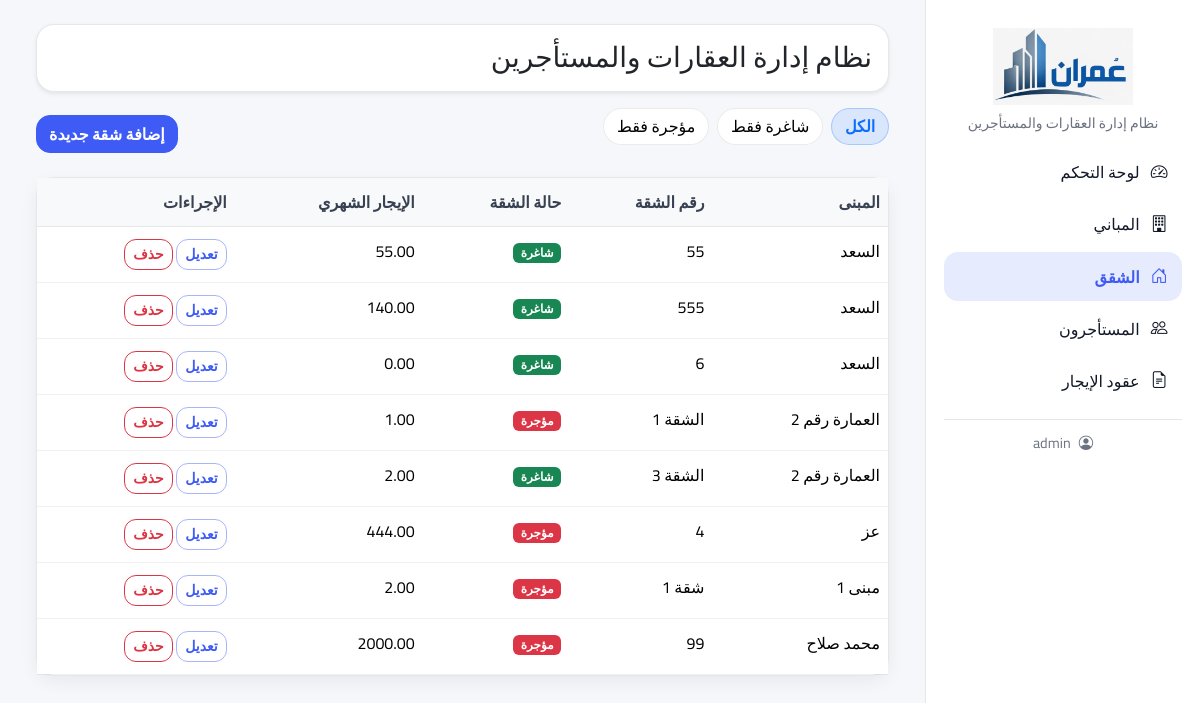
/apartments/ (signed in), run on the app's committed database.
### listings/models.py (models this page shows, shortened)
class Apartment(models.Model):
    class Status(models.TextChoices):
        VACANT = "VACANT", "شاغرة"
        RENTED = "RENTED", "مؤجرة"
        MAINTENANCE = "MAINT", "صيانة"
    building = models.ForeignKey(
        Building,
        verbose_name="العمارة",
        on_delete=models.CASCADE,
        related_name="apartments"
    )
    apartment_no = models.CharField("رقم الشقة", max_length=50)
    floor = models.CharField("الطابق", max_length=50, blank=True)
    rooms = models.PositiveSmallIntegerField("عدد الغرف", default=0)
    area_m2 = models.DecimalField("المساحة (م²)", max_digits=8, decimal_places=2, default=0)
    rent_amount = models.DecimalField("قيمة الإيجار", max_digits=12, decimal_places=2, default=0)
    status = models.CharField("الحالة", max_length=10, choices=Status.choices, default=Status.VACANT)
    notes = models.TextField("ملاحظات", blank=True)
    class Meta:
        verbose_name = "شقة"
        verbose_name_plural = "الشقق"
        unique_together = ("building", "apartment_no")
        ordering = ["building", "apartment_no"]

class Building(models.Model):
    name = models.CharField("اسم العمارة", max_length=150)
    address = models.CharField("العنوان", max_length=255, blank=True)
    notes = models.TextField("ملاحظات", blank=True)
    class Meta:
        verbose_name = "عمارة"
        verbose_name_plural = "العمارات"
        ordering = ["name"]

### listings/views.py (the view)
# urls.py: path("apartments/", views.apartment_list, name="apartment_list"),
def apartment_list(request):
    status = request.GET.get("status")  # VACANT / RENTED / None
    apartments = Apartment.objects.select_related("building").all()
    if status in ("VACANT", "RENTED"):
        apartments = apartments.filter(status=status)
    apartments = apartments.order_by("building__name", "apartment_no")
    is_htmx = request.headers.get("HX-Request")
    template = "listings/partials/apartment_list_partial.html" if is_htmx else "listings/apartment_list.html"
    return render(request, template, {
        "apartments": apartments,
        "current_status": status,  # عشان نعمل active للزر
    })

### listings/templates/listings/apartment_list.html (shortened to what this page needs)
{% extends "layout/base.html" %}
{% block content %}
  {% include "listings/partials/apartment_list_partial.html" %}
{% endblock %}

### listings/templates/layout/base.html (shortened to what this page needs)
<!doctype html>
<html lang="ar" dir="rtl">
<head>
  <link href="https://cdn.jsdelivr.net/npm/bootstrap@5.3.3/dist/css/bootstrap.min.css" rel="stylesheet">
  <link rel="stylesheet" href="https://cdn.jsdelivr.net/npm/bootstrap-icons@1.11.3/font/bootstrap-icons.min.css">
</head>
<body>
<div class="d-flex">
  <aside class="sidebar">
    {% load static %}
    <div class="sidebar-brand">
      <img src="{% static 'listings/images/logo.png' %}" alt="شعار عمران" class="sidebar-logo">
      <div class="text-muted small">نظام إدارة العقارات والمستأجرين</div>
    </div>
    <nav class="nav nav-pills flex-column gap-1">
      <a class="nav-link" href="{% url 'dashboard' %}"
         hx-get="{% url 'dashboard' %}" hx-target="#main-content" hx-push-url="true">
        <i class="bi bi-speedometer2"></i><span>لوحة التحكم</span>
      </a>
      <a class="nav-link" href="{% url 'building_list' %}"
         hx-get="{% url 'building_list' %}" hx-target="#main-content" hx-push-url="true">
        <i class="bi bi-building"></i><span>المباني</span>
      </a>
      <a class="nav-link" href="{% url 'apartment_list' %}"
         hx-get="{% url 'apartment_list' %}" hx-target="#main-content" hx-push-url="true">
        <i class="bi bi-house-door"></i><span>الشقق</span>
      </a>
      <a class="nav-link" href="{% url 'tenant_list' %}"
         hx-get="{% url 'tenant_list' %}" hx-target="#main-content" hx-push-url="true">
        <i class="bi bi-people"></i><span>المستأجرون</span>
      </a>
      <a class="nav-link" href="{% url 'lease_list' %}"
         hx-get="{% url 'lease_list' %}" hx-target="#main-content" hx-push-url="true">
        <i class="bi bi-file-earmark-text"></i><span>عقود الإيجار</span>
      </a>
    </nav>
    <div class="sidebar-footer">
      <i class="bi bi-person-circle"></i>
      <span>{{ request.user.username }}</span>
    </div>
  </aside>
  <main class="flex-grow-1 p-4">
    <div class="container-fluid">
<div id="pageHeader" class="card mb-3 shadow-sm">
  <div class="card-body d-flex align-items-center justify-content-between">
    <div>
      <h3 class="mb-0" id="pageTitle">نظام إدارة العقارات والمستأجرين</h3>
    </div>
  </div>
</div>
      <div id="main-content">
        {% block content %}{% endblock %}
      </div>
    </div>
  </main>
</div>
</body>
</html>

### listings/templates/listings/partials/apartment_list_partial.html (shortened to what this page needs)
<div id="apartmentsWrapper">
  <div class="d-flex align-items-center justify-content-between mb-3">
    <div class="d-flex gap-2 mb-3 flex-wrap">
      <button class="filter-chip {% if not current_status %}active{% endif %}" hx-get="{% url 'apartment_list' %}"
        hx-target="#apartmentsWrapper" hx-swap="outerHTML">
        الكل
      </button>
      <button class="filter-chip {% if current_status == 'VACANT' %}active{% endif %}"
        hx-get="{% url 'apartment_list' %}?status=VACANT" hx-target="#apartmentsWrapper" hx-swap="outerHTML">
        شاغرة فقط
      </button>
      <button class="filter-chip {% if current_status == 'RENTED' %}active{% endif %}"
        hx-get="{% url 'apartment_list' %}?status=RENTED" hx-target="#apartmentsWrapper" hx-swap="outerHTML">
        مؤجرة فقط
      </button>
    </div>
    <button class="btn btn-primary" type="button" hx-get="{% url 'apartment_create' %}" hx-target="#appModalBody">
      إضافة شقة جديدة
    </button>
  </div>
  <div class="card">
    <div class="table-responsive">
      <table class="table table-hover mb-0">
        <thead class="table-light">
          <tr>
            <th>المبنى</th>
            <th>رقم الشقة</th>
            <th>حالة الشقة</th>
            <th>الإيجار الشهري</th>
            <th class="text-end">الإجراءات</th>
          </tr>
        </thead>
        <tbody>
          {% for a in apartments %}
          <tr>
            <td>{{ a.building.name }}</td>
            <td>{{ a.apartment_no }}</td>
            <td>
              <span class="badge status-badge
                  {% if a.status == 'RENTED' %}bg-danger
                  {% elif a.status == 'VACANT' %}bg-success
                  {% else %}bg-warning text-dark
                  {% endif %}" role="button" style="cursor:pointer;" data-apartment-id="{{ a.id }}"
                data-current-status="{{ a.status }}" data-current-display="{{ a.get_status_display }}"
                onclick="openToggleStatusModal(this)" title="اضغط لتغيير الحالة">
                {{ a.get_status_display }}
              </span>
            </td>
            <td>{{ a.rent_amount }}</td>
            <td class="text-end">
              <a class="btn btn-sm btn-outline-primary" hx-get="{% url 'apartment_edit' a.id %}"
                hx-target="#appModalBody">تعديل</a>
              <a class="btn btn-sm btn-outline-danger" hx-get="{% url 'apartment_delete' a.id %}"
                hx-target="#appModalBody">حذف</a>
            </td>
          </tr>
          {% empty %}
          <tr>
            <td colspan="5" class="text-center text-muted p-4">
              لا توجد شقق مطابقة للفلترة.
            </td>
          </tr>
          {% endfor %}
        </tbody>
      </table>
    </div>
  </div>
</div>

### listings/templates/layout/base.html (style rules this page uses)
:root { --brand: #3F5BF6; --brand-600: #364CE0; --brand-100: rgba(63,91,246,.12); --bg: #F6F7FB; --card: #FFFFFF; --text: #111827; --muted: #6B7280; --border: rgba(17,24,39,.10); --shadow: 0 10px 30px rgba(17,24,39,.08); --radius: 18px; }
body { font-family: 'Cairo', sans-serif; background: var(--bg) !important; color: var(--text); }
.filter-chip { border-radius: 999px; padding: .35rem .8rem; border: 1px solid rgba(0, 0, 0, .08); background: #fff; }
.filter-chip.active { background: rgba(13, 110, 253, .12); border-color: rgba(13, 110, 253, .25); color: #0d6efd; font-weight: 600; }
main .container-fluid { max-width: 1240px; }
.sidebar { width: 275px; min-height: 100vh; position: sticky; top: 0; background: #fff; border-inline-end: 1px solid var(--border); padding: 18px !important; }
.sidebar-brand { display:flex; align-items:center; justify-content:center; flex-direction:column; gap: 8px; padding: 10px 0 14px; }
.sidebar-logo { width: 140px; height:auto; }
.sidebar small, .text-muted { color: var(--muted) !important; }
.sidebar .nav-link { border-radius: 14px; padding: .72rem .9rem; color: #111827; display:flex; align-items:center; gap: .7rem; transition: .15s ease-in-out; }
.sidebar .nav-link.active { background: var(--brand-100); color: var(--brand); font-weight: 800; }
.sidebar .nav-link i { font-size: 1.05rem; }
.sidebar-footer { margin-top: 14px; padding-top: 12px; border-top: 1px solid var(--border); font-size: .9rem; color: var(--muted); display:flex; align-items:center; justify-content:center; gap: 8px; }
.card { background: var(--card); border: 1px solid var(--border); border-radius: var(--radius); box-shadow: 0 6px 18px rgba(17,24,39,.06); }
.table thead th { font-weight: 800; color: #374151; border-bottom: 1px solid var(--border); white-space: nowrap; }
.table td, .table th { padding-top: .75rem; padding-bottom: .75rem; border-color: rgba(17,24,39,.06); }
.btn { border-radius: 14px; font-weight: 700; }
.btn-sm { border-radius: 12px; font-weight: 700; }
.btn-primary { background: var(--brand); border-color: var(--brand); }
.btn-outline-primary { color: var(--brand); border-color: rgba(63,91,246,.45); }
.badge { font-weight: 800; }

### listings/templates/listings/partials/apartment_list_partial.html (style rules this page uses)
.filter-chip { border-radius: 999px; padding: .35rem .8rem; border: 1px solid rgba(0, 0, 0, .08); background: #fff; }
.filter-chip.active { background: rgba(13, 110, 253, .12); border-color: rgba(13, 110, 253, .25); color: #0d6efd; font-weight: 600; }

### data on the page
Apartment: building.name "السعد", apartment_no "55", status "شاغرة", rent_amount "55.00"
Apartment: building.name "السعد", apartment_no "555", status "شاغرة", rent_amount "140.00"
Apartment: building.name "السعد", apartment_no "6", status "شاغرة", rent_amount "0.00"
Apartment: building.name "العمارة رقم 2", apartment_no "الشقة 1", status "مؤجرة", rent_amount "1.00"
Apartment: building.name "العمارة رقم 2", apartment_no "الشقة 3", status "شاغرة", rent_amount "2.00"
Apartment: building.name "عز", apartment_no "4", status "مؤجرة", rent_amount "444.00"
Apartment: building.name "مبنى 1", apartment_no "شقة 1", status "مؤجرة", rent_amount "2.00"
Apartment: building.name "محمد صلاح", apartment_no "99", status "مؤجرة", rent_amount "2000.00"

### other printed values
{{ request.user.username }} "admin"
